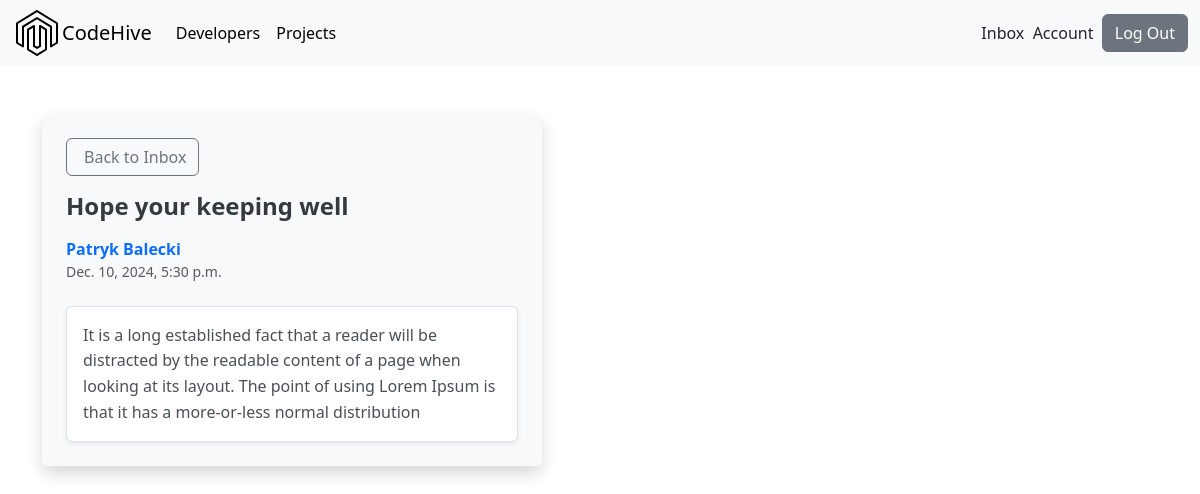
/message/5eab65e3-7b76-4236-af33-46000de93db7/ (signed in), run on the app's committed database.
### users/models.py (models this page shows, shortened)
class Message(models.Model):
    sender = models.ForeignKey(Profile, on_delete=models.SET_NULL, null=True, blank=True)
    recipient = models.ForeignKey(Profile, on_delete=models.SET_NULL, null=True, blank=True, related_name="messages")
    name = models.CharField(max_length=200, null=True, blank=True)
    email = models.EmailField(max_length=200, null=True, blank=True)
    subject = models.CharField(max_length=200, null=True, blank=True)
    body = models.TextField()
    is_read = models.BooleanField(default=False, null=True)
    created = models.DateTimeField(auto_now_add=True)
    id = models.UUIDField(default=uuid.uuid4, unique=True,primary_key=True, editable=False)
    class Meta:
        ordering = ['is_read', '-created']

### users/views.py (the view)
# urls.py: path('message/<str:pk>/', views.viewMessage, name="message"),
@login_required(login_url='login')
def viewMessage(request, pk):
    profile = request.user.profile
    message = profile.messages.get(id=pk)
    if message.is_read == False:
        message.is_read = True
        message.save()
    context = {'message': message}
    return render(request, 'users/message.html', context)

### users/templates/users/message.html (shortened to what this page needs)
{% extends 'main.html' %}
{% block content %}
<main class="message-page py-5">
    <div class="container">
      <div class="content-box bg-light p-4 rounded shadow">
        <div class="message">
          <a class="back-button btn btn-outline-secondary mb-3" href="{% url 'inbox' %}">
             Back to Inbox
          </a>
          <h2 class="message-subject mb-3">{{ message.subject }}</h2>
          {% if message.sender %}
          <a href="{% url 'user-profile' message.sender.id %}" class="message__author text-primary fw-bold">
            {{ message.name }}
          </a>
          {% else %}
          <p class="message-author text-secondary fw-bold">{{ message.name }}</p>
          {% endif %}
          <p class="message-date text-muted small mb-4">{{ message.created }}</p>
          <div class="message-body p-3 bg-white rounded shadow-sm">
            {{ message.body|linebreaksbr }}
          </div>
        </div>
      </div>
    </div>
  </main>
{% endblock content %}

### static/styles/main.css (style rules this page uses)
.btn { border-radius: 20px; }
.content-box { max-width: 600px; width: 100%; border-radius: 10px; }
.back-button { display: inline-flex; align-items: center; text-decoration: none; }
.container { max-width: 600px; }
.btn { border-radius: 4px; }
.content-box { max-width: 600px; background-color: #ffffff; border-radius: 8px; box-shadow: 0 4px 6px rgba(0, 0, 0, 0.1); }
.content-box { max-width: 600px; background-color: #fff; border-radius: 10px; box-shadow: 0 4px 6px rgba(0, 0, 0, 0.1); }
.content-box { max-width: 400px; border-radius: 10px; box-shadow: 0 4px 6px rgba(0, 0, 0, 0.1); }
p { font-size: 1.1rem; color: #343a40; }
.content-box { display: flex; border-radius: 10px; box-shadow: 0 4px 6px rgba(0, 0, 0, 0.1); }
.message__author { font-size: 1rem; }
.message-page { min-height: 100vh; }
.content-box { border-radius: 10px; box-shadow: 0 4px 6px rgba(0, 0, 0, 0.1); }
.message-subject { font-size: 1.5rem; font-weight: bold; color: #343a40; }
.message__author { font-size: 1rem; color: #007bff; text-decoration: none; }
.message-date { font-size: 0.85rem; color: #6c757d; }
.message-body { font-size: 1rem; line-height: 1.6; color: #495057; background-color: #ffffff; border: 1px solid #dee2e6; padding: 15px; border-radius: 8px; }
.content-box { max-width: 500px; border-radius: 10px; box-shadow: 0 4px 6px rgba(0, 0, 0, 0.1); }
.back-button { text-decoration: none; font-size: 0.9rem; color: #6c757d; display: inline-flex; align-items: center; }

### data on the page
Message: subject "Hope your keeping well", name "Patryk Balecki", created "Dec. 10, 2024, 5:30 p.m.", body "It is a long established fact that a reader will be distracted by the readable content of a page when looking at its layout. The point of using Lorem Ipsum is that it has a more-or-less normal distribution"
